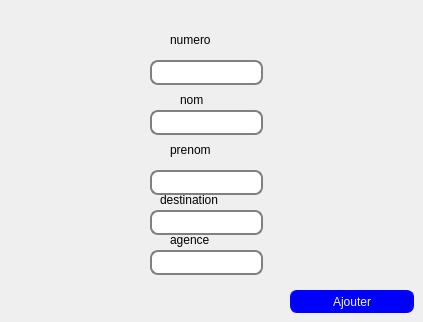
      <widget class="QWidget" name="tab_20">
       <attribute name="title">
        <string>Ajouter</string>
       </attribute>
       <widget class="QLabel" name="label_60">
        <property name="geometry">
         <rect>
          <x>170</x>
          <y>30</y>
          <width>69</width>
          <height>20</height>
         </rect>
        </property>
        <property name="styleSheet">
         <string notr="true">font: 75 12pt &quot;NSimSun&quot;;</string>
        </property>
        <property name="text">
         <string>numero</string>
        </property>
       </widget>
       <widget class="QLabel" name="label_61">
        <property name="geometry">
         <rect>
          <x>180</x>
          <y>90</y>
          <width>69</width>
          <height>20</height>
         </rect>
        </property>
        <property name="styleSheet">
         <string notr="true">font: 75 12pt &quot;NSimSun&quot;;</string>
        </property>
        <property name="text">
         <string>nom</string>
        </property>
       </widget>
       <widget class="QLabel" name="label_62">
        <property name="geometry">
         <rect>
          <x>170</x>
          <y>140</y>
          <width>69</width>
          <height>20</height>
         </rect>
        </property>
        <property name="styleSheet">
         <string notr="true">font: 75 12pt &quot;NSimSun&quot;;</string>
        </property>
        <property name="text">
         <string>prenom</string>
        </property>
       </widget>
       <widget class="QLabel" name="label_63">
        <property name="geometry">
         <rect>
          <x>160</x>
          <y>190</y>
          <width>121</width>
          <height>20</height>
         </rect>
        </property>
        <property name="styleSheet">
         <string notr="true">font: 75 12pt &quot;NSimSun&quot;;</string>
        </property>
        <property name="text">
         <string>destination</string>
        </property>
       </widget>
       <widget class="QLineEdit" name="le_num">
        <property name="geometry">
         <rect>
          <x>150</x>
          <y>60</y>
          <width>113</width>
          <height>25</height>
         </rect>
        </property>
        <property name="styleSheet">
         <string notr="true">QLineEdit {
padding: 1px;
border-style: solid;
border: 2px solid gray;
border-radius: 8px;
}</string>
        </property>
       </widget>
       <widget class="QLineEdit" name="le_nom">
        <property name="geometry">
         <rect>
          <x>150</x>
          <y>110</y>
          <width>113</width>
          <height>25</height>
         </rect>
        </property>
        <property name="styleSheet">
         <string notr="true">QLineEdit {
padding: 1px;
border-style: solid;
border: 2px solid gray;
border-radius: 8px;
}</string>
        </property>
       </widget>
       <widget class="QLineEdit" name="le_prenom">
        <property name="geometry">
         <rect>
          <x>150</x>
          <y>170</y>
          <width>113</width>
          <height>25</height>
         </rect>
        </property>
        <property name="styleSheet">
         <string notr="true">QLineEdit {
padding: 1px;
border-style: solid;
border: 2px solid gray;
border-radius: 8px;
}</string>
        </property>
       </widget>
       <widget class="QLineEdit" name="le_dest">
        <property name="geometry">
         <rect>
          <x>150</x>
          <y>210</y>
          <width>113</width>
          <height>25</height>
         </rect>
        </property>
        <property name="styleSheet">
         <string notr="true">QLineEdit {
padding: 1px;
border-style: solid;
border: 2px solid gray;
border-radius: 8px;
}</string>
        </property>
       </widget>
       <widget class="QPushButton" name="pushButton">
        <property name="geometry">
         <rect>
          <x>290</x>
          <y>290</y>
          <width>124</width>
          <height>23</height>
         </rect>
        </property>
        <property name="styleSheet">
         <string notr="true">QPushButton {
color: rgb(245, 245, 245);
background-color: rgb(0, 0, 255);
border-width: 1px;
border-color: rgb(0, 0, 255);
border-style: solid;
border-radius: 7;
padding: 3px;
font-size: 75 ;
padding-left: 1px;
padding-right: 1px;
min-width: 120px;
max-width: 50px;
min-height: 15px;
max-height: 15px;
font: 75 12pt &quot;NSimSun&quot;;
}</string>
        </property>
        <property name="text">
         <string>Ajouter</string>
        </property>
       </widget>
       <widget class="QLineEdit" name="le_agence">
        <property name="geometry">
         <rect>
          <x>150</x>
          <y>250</y>
          <width>113</width>
          <height>25</height>
         </rect>
        </property>
        <property name="styleSheet">
         <string notr="true">QLineEdit {
padding: 1px;
border-style: solid;
border: 2px solid gray;
border-radius: 8px;
}</string>
        </property>
        <property name="text">
         <string/>
        </property>
       </widget>
       <widget class="QLabel" name="label_64">
        <property name="geometry">
         <rect>
          <x>170</x>
          <y>230</y>
          <width>121</width>
          <height>20</height>
         </rect>
        </property>
        <property name="styleSheet">
         <string notr="true">font: 75 12pt &quot;NSimSun&quot;;</string>
        </property>
        <property name="text">
         <string>agence</string>
        </property>
       </widget>
      </widget>
